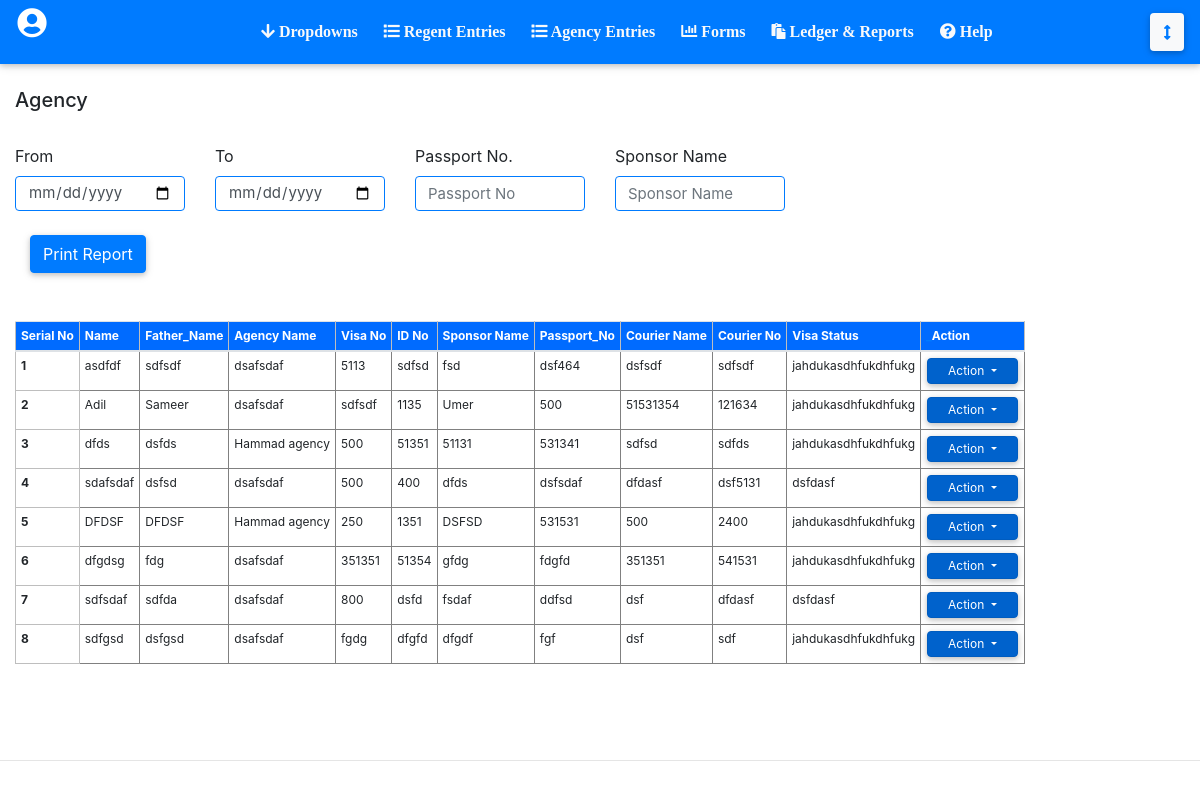
Before: /All-Case-Reports.php with the older database file.
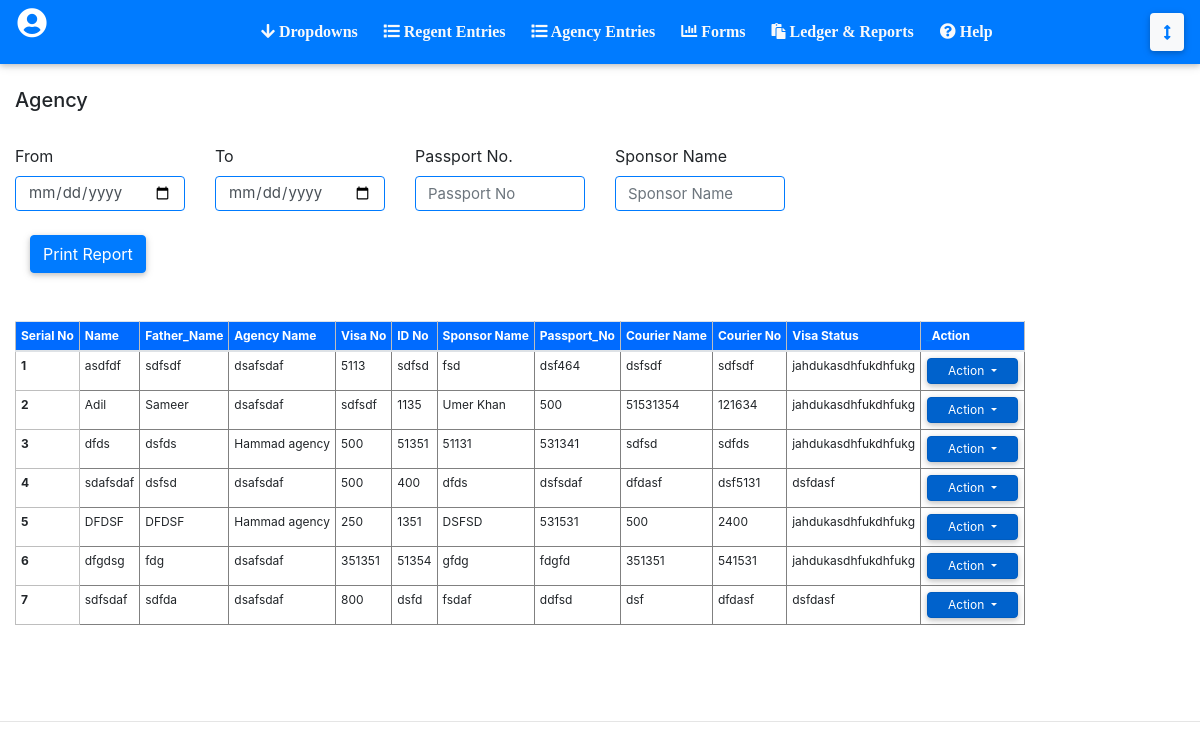
After: the same page with the newer database file.
### tables this page shows
CREATE TABLE `cases` (
  `case_id` int(11) NOT NULL,
  `user_id` int(11) NOT NULL,
  `agency_id` int(11) NOT NULL,
  `visa_file_no` varchar(255) NOT NULL,
  `visa_no` varchar(255) NOT NULL,
  `visa_id_no` varchar(255) NOT NULL,
  `visa_sponsor_name` varchar(255) NOT NULL,
  `visa_date` varchar(255) NOT NULL,
  `visa_profession_id` int(11) NOT NULL,
  `visa_price_as_per_agency` double NOT NULL,
  `visa_price_as_per_regent` double NOT NULL,
  `passenger_name` varchar(255) NOT NULL,
  `passenger_father_name` varchar(255) NOT NULL,
  `passenger_eno` varchar(255) NOT NULL,
  `passenger_passport_no` varchar(255) NOT NULL,
  `passenger_dob` varchar(255) NOT NULL,
  `passenger_name_urdu` varchar(255) NOT NULL,
  `passenger_father_name_urdu` varchar(255) NOT NULL,
  `passenger_date_of_issue` varchar(255) NOT NULL,
  `passenger_date_of_expiry` varchar(255) NOT NULL,
  `passenger_submit_date` varchar(255) NOT NULL,
  `passenger_cnic` varchar(255) NOT NULL,
  `submitted_to` varchar(255) NOT NULL,
  `visa_status_id` int(11) NOT NULL,
  `visa_courier_date` varchar(255) NOT NULL,
  `visa_courier_name` varchar(255) NOT NULL,
  `visa_courier_no` varchar(255) NOT NULL,
  `remarks` varchar(255) NOT NULL,
  `current_date_submission` varchar(255) NOT NULL,
  `type` varchar(20) DEFAULT NULL
);

CREATE TABLE `users` (
  `user_id` int(11) NOT NULL,
  `name` varchar(255) NOT NULL,
  `email` varchar(255) NOT NULL,
  `password` varchar(255) NOT NULL,
  `city` varchar(255) NOT NULL,
  `cnic` varchar(255) NOT NULL,
  `phone` varchar(255) NOT NULL,
  `address` varchar(255) NOT NULL,
  `image` longblob NOT NULL,
  `role` varchar(255) NOT NULL
);

CREATE TABLE `visa_status` (
  `visa_status_id` int(11) NOT NULL,
  `name` varchar(255) NOT NULL
);

### All-Case-Reports.php (the view, shortened to what this page needs)
<?php
include_once('header.php');
include_once('connect.php');
?>
<section class="container-fluid">
    <h5>Agency</h5>
    <br>
	<section class="row" style="align-items: center;">
		<section class="col-md-2">
			<span >From</span>
			<input type="date" class="form-control input-box" placeholder="Name" />
		</section>
		<section class="col-md-2">
			<span >To</span>
			<input type="date" class="form-control input-box" placeholder="Name" />
		</section>
		<section class="col-md-2">
			<span >Passport No.</span>
			<input id="search_passport_no" type="text" class="form-control input-box" placeholder="Passport No" />
		</section>
		<section class="col-md-2">
			<span >Sponsor Name</span>
			<input id="search_sponsor_name" type="text" class="form-control input-box" placeholder="Sponsor Name" />
		</section>
	</section>
	<br>
<section class="container-fluid">
		<input id="print_table" type="button" class="btn-primary btn" value="Print Report" />
	</section>
	<br><br>
		<div id="print_div">
            <table class="table table-responsive m-auto " style="padding-bottom: 80px;">
                <thead>
                    <tr>
					  <th scope="col">Serial No</th>
                      <th scope="col">Name</th>
					  <th scope="col">Father_Name</th>
                      <th scope="col">Agency Name</th>
                      <th scope="col">Visa No</th>
                      <th scope="col">ID No</th>
                      <th scope="col">Sponsor Name</th>
					  <th scope="col">Passport_No</th>
					  <th scope="col">Courier Name</th>
					  <th scope="col">Courier No</th>
					  <th scope="col">Visa Status</th>
					  <th scope="col" class="tbl1"><span class="text-primary">_</span>Action<span class="text-primary"></span></th>
                    </tr>
                  </thead>
                  <tbody class="result">
                  <tbody>
				<?php
				$query = mysqli_query($con, "
				SELECT cases.*,
				users.name as username,
				visa_status.name as visa_status_name
				FROM `cases`
				INNER JOIN users
				ON users.user_id = cases.agency_id
				INNER JOIN visa_status
				ON visa_status.visa_status_id = cases.visa_status_id
					");
				$count = 1;
				while ($row=mysqli_fetch_array($query)) {
					?>
					<tr class="showAll">
					<th scope="row"><?php echo $count?></th>
					<td><?php echo $row['passenger_name'] ?></td>
					<td><?php echo $row['passenger_father_name'] ?></td>
					<td><?php echo $row['username'] ?></td>
					<td><?php echo $row['visa_no'] ?></td>
					<td><?php echo $row['visa_id_no'] ?></td>
					<td><?php echo $row['visa_sponsor_name'] ?></td>
					<td><?php echo $row['passenger_passport_no'] ?></td>
					<td><?php echo $row['visa_courier_name'] ?></td>
					<td><?php echo $row['visa_courier_no'] ?></td>
					<td><?php echo $row['visa_status_name'] ?></td>
				    <td class="tbl2">
						<div class="dropdown show">
							<a class="btn btn-primary dropdown-toggle"  style="font-size: 12px !important; color: white; padding: 3px; margin: 1px; padding-left: 20px !important; padding-right: 20px !important;" href="#" role="button" id="dropdownMenuLink" data-toggle="dropdown" aria-haspopup="true" aria-expanded="false">
							  Action
							</a>
						</div>
					</td>
				</tr>
					<?php
					$count++;
				}
				?>
                  </tbody>
            </table>
        </div>
</section>
<hr>
</body>
</html>
<link rel="stylesheet" type="text/css" href="css/style.css" media="print">
<link rel="stylesheet" type="text/css" href="css/style2.css" media="all">
<link rel="stylesheet" type="text/css" href="css/style.css">

### header.php (shortened to what this page needs)
<!doctype html>
<html>
<head>
<link rel="stylesheet" type="text/css" href="css/style.css">
<link href="css/Main StyleSheet.css" rel="stylesheet">
<link rel="stylesheet" href="css/bootstrap.min.css">
<link rel="stylesheet" href="css/animate.css">
<link rel="stylesheet" href="https://cdnjs.cloudflare.com/ajax/libs/font-awesome/4.7.0/css/font-awesome.min.css">
<link rel="stylesheet" href="https://cdnjs.cloudflare.com/ajax/libs/baguettebox.js/1.8.1/baguetteBox.min.css">
<link rel="stylesheet" href="https://use.fontawesome.com/releases/v5.4.1/css/all.css">
<link href="https://cdnjs.cloudflare.com/ajax/libs/normalize/8.0.0/normalize.min.css" rel="stylesheet" type="text/css">
<link href="css/jquery-fab-button.css" rel="stylesheet">
<link href="css/bootstrap-datetimepicker.css" rel="stylesheet" />
</head>
<body>
    <nav class="navbar navbar-expand-lg navbar-light bg-primary" style="align-items: center">
      <section class="mr-auto text-center">
        <i class="fas fa-user-circle" style="font-size: 30px; color: white;"></i>
        <a class="nav-link text-light list-link" href="#" ><?php echo @$_SESSION['role'] ?></a>
      </section>
      <div class="collapse navbar-collapse" id="navbarNav">
        <ul class="navbar-nav m-auto">
        <li class="nav-item" style="cursor:pointer">
          <a class="nav-link text-light showhide1"><i class="fas fa-arrow-down"></i> Dropdowns</a>
        </li>
        <li class="nav-item" style="cursor:pointer">
          <a class="nav-link text-light showhide1"><i class="fas fa-list"></i> Regent Entries</a>
        </li>
        <li class="nav-item" style="cursor:pointer">
          <a class="nav-link text-light showhide1"><i class="fas fa-list"></i> Agency Entries</a>
        </li>
        <li class="nav-item" style="cursor:pointer">
          <a class="nav-link text-light showhide1"><i class="fa fa-chart-bar"></i> Forms</a>
        </li>
        <li class="nav-item" style="cursor:pointer">
          <a class="nav-link text-light showhide1" ><i class="fa fa-paste"></i> Ledger & Reports</a>
        </li>
        <li class="nav-item" style="cursor:pointer">
          <a class="nav-link text-light" href="help.html"><i class="fas fa-question-circle"></i> Help</a>
        </li>
        </ul>
          <button class="btn text-primary main bg-light showhide1 ml-auto"  >
        </button>
      </div>
    </nav>
		<br>

### css/Main StyleSheet.css (style rules this page uses)
.nav-link { font-weight: bold; font-family: calibri; }
.navbar-nav { padding-left: 120px !important; }

### header.php (style rules this page uses)
.list-link { line-height: 0.2 !important; transition: 1s; }
.nav-item { margin-left: 10px; }
.input-box { background-color: transparent !important; height: 35px !important; border: 0.5px solid #007BFF ; font-size: 15px; margin-top: 8px; }
th { font-size: 12px !important; border: 1px solid rgb(190, 190, 190); padding: 5px !important; width: auto !important; }
tr { width: auto !important; padding: 5px !important; font-size: 12px !important; }
thead { background-color: #006BFF; color: white; }
td { border: 1px solid gray; width: auto !important; padding: 5px !important; font-size: 12px !important; }

Changed rows visible on the page:
removed cases: passenger_name "sdfgsd", passenger_father_name "dsfgsd", agency.name "dsafsdaf", visa_no "fgdg", visa_id_no "dfgfd", visa_sponsor_name "dfgdf", passenger_passport_no "fgf", visa_courier_name "dsf", visa_courier_no "sdf", visa_status.name "jahdukasdhfukdhfukg"
changed cases "Adil": visa_sponsor_name "Umer" → "Umer Khan"
